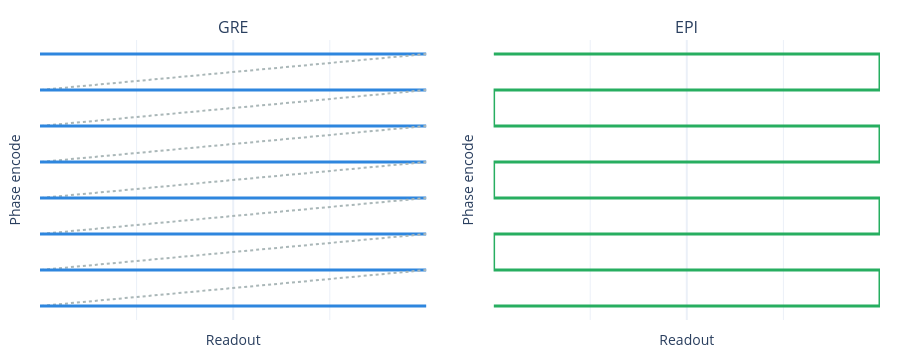

The notebook cell this image was saved under:
### Markdown cell above
## Ziggy carries all the paint

Figures of `03-epi.md`.

### Code cell
#| label: figEpiTrajectory
n = 8
fig = make_subplots(rows=1, cols=2, subplot_titles=["GRE", "EPI"],
                    horizontal_spacing=0.08)
for r in range(n):                                        # GRE: every line left to right
    fig.add_trace(go.Scatter(x=[-1, 1], y=[r, r], mode="lines", line=dict(color="#2E86DE", width=3)), 1, 1)
    if r < n - 1:
        fig.add_trace(go.Scatter(x=[1, -1], y=[r, r + 1], mode="lines",
                                 line=dict(color="#AAB7B8", dash="dot")), 1, 1)
xs, ys = [], []
for r in range(n):                                        # EPI: zigzag
    a, b = (-1, 1) if r % 2 == 0 else (1, -1)
    xs += [a, b]
    ys += [r, r]
fig.add_trace(go.Scatter(x=xs, y=ys, mode="lines", line=dict(color="#27AE60", width=3)), 1, 2)
fig.update_yaxes(autorange="reversed", title_text="Phase encode", showticklabels=False)
fig.update_xaxes(title_text="Readout", showticklabels=False)
fig.update_layout(showlegend=False, template="plotly_white", height=360,
                  margin=dict(l=40, r=20, t=40, b=40))
fig

### Figure 1 — Plotly figure (JSON) as saved in the notebook; plotly's stock layout.template omitted (floating-point values rounded to 4 significant figures)
{"data": [{"line": {"color": "#2E86DE", "width": 3}, "mode": "lines", "type": "scatter", "x": [-1, 1], "xaxis": "x", "y": [0, 0], "yaxis": "y"}, {"line": {"color": "#AAB7B8", "dash": "dot"}, "mode": "lines", "type": "scatter", "x": [1, -1], "xaxis": "x", "y": [0, 1], "yaxis": "y"}, {"line": {"color": "#2E86DE", "width": 3}, "mode": "lines", "type": "scatter", "x": [-1, 1], "xaxis": "x", "y": [1, 1], "yaxis": "y"}, {"line": {"color": "#AAB7B8", "dash": "dot"}, "mode": "lines", "type": "scatter", "x": [1, -1], "xaxis": "x", "y": [1, 2], "yaxis": "y"}, {"line": {"color": "#2E86DE", "width": 3}, "mode": "lines", "type": "scatter", "x": [-1, 1], "xaxis": "x", "y": [2, 2], "yaxis": "y"}, {"line": {"color": "#AAB7B8", "dash": "dot"}, "mode": "lines", "type": "scatter", "x": [1, -1], "xaxis": "x", "y": [2, 3], "yaxis": "y"}, {"line": {"color": "#2E86DE", "width": 3}, "mode": "lines", "type": "scatter", "x": [-1, 1], "xaxis": "x", "y": [3, 3], "yaxis": "y"}, {"line": {"color": "#AAB7B8", "dash": "dot"}, "mode": "lines", "type": "scatter", "x": [1, -1], "xaxis": "x", "y": [3, 4], "yaxis": "y"}, {"line": {"color": "#2E86DE", "width": 3}, "mode": "lines", "type": "scatter", "x": [-1, 1], "xaxis": "x", "y": [4, 4], "yaxis": "y"}, {"line": {"color": "#AAB7B8", "dash": "dot"}, "mode": "lines", "type": "scatter", "x": [1, -1], "xaxis": "x", "y": [4, 5], "yaxis": "y"}, {"line": {"color": "#2E86DE", "width": 3}, "mode": "lines", "type": "scatter", "x": [-1, 1], "xaxis": "x", "y": [5, 5], "yaxis": "y"}, {"line": {"color": "#AAB7B8", "dash": "dot"}, "mode": "lines", "type": "scatter", "x": [1, -1], "xaxis": "x", "y": [5, 6], "yaxis": "y"}, {"line": {"color": "#2E86DE", "width": 3}, "mode": "lines", "type": "scatter", "x": [-1, 1], "xaxis": "x", "y": [6, 6], "yaxis": "y"}, {"line": {"color": "#AAB7B8", "dash": "dot"}, "mode": "lines", "type": "scatter", "x": [1, -1], "xaxis": "x", "y": [6, 7], "yaxis": "y"}, {"line": {"color": "#2E86DE", "width": 3}, "mode": "lines", "type": "scatter", "x": [-1, 1], "xaxis": "x", "y": [7, 7], "yaxis": "y"}, {"line": {"color": "#27AE60", "width": 3}, "mode": "lines", "type": "scatter", "x": [-1, 1, 1, -1, -1, 1, 1, -1, -1, 1, 1, -1, -1, 1, 1, -1], "xaxis": "x2", "y": [0, 0, 1, 1, 2, 2, 3, 3, 4, 4, 5, 5, 6, 6, 7, 7], "yaxis": "y2"}], "layout": {"annotations": [{"font": {"size": 16}, "showarrow": false, "text": "GRE", "x": 0.23, "xanchor": "center", "xref": "paper", "y": 1, "yanchor": "bottom", "yref": "paper"}, {"font": {"size": 16}, "showarrow": false, "text": "EPI", "x": 0.77, "xanchor": "center", "xref": "paper", "y": 1, "yanchor": "bottom", "yref": "paper"}], "height": 360, "margin": {"b": 40, "l": 40, "r": 20, "t": 40}, "showlegend": false, "xaxis": {"anchor": "y", "domain": [0, 0.46], "showticklabels": false, "title": {"text": "Readout"}}, "xaxis2": {"anchor": "y2", "domain": [0.54, 1], "showticklabels": false, "title": {"text": "Readout"}}, "yaxis": {"anchor": "x", "autorange": "reversed", "domain": [0, 1], "showticklabels": false, "title": {"text": "Phase encode"}}, "yaxis2": {"anchor": "x2", "autorange": "reversed", "domain": [0, 1], "showticklabels": false, "title": {"text": "Phase encode"}}}}
